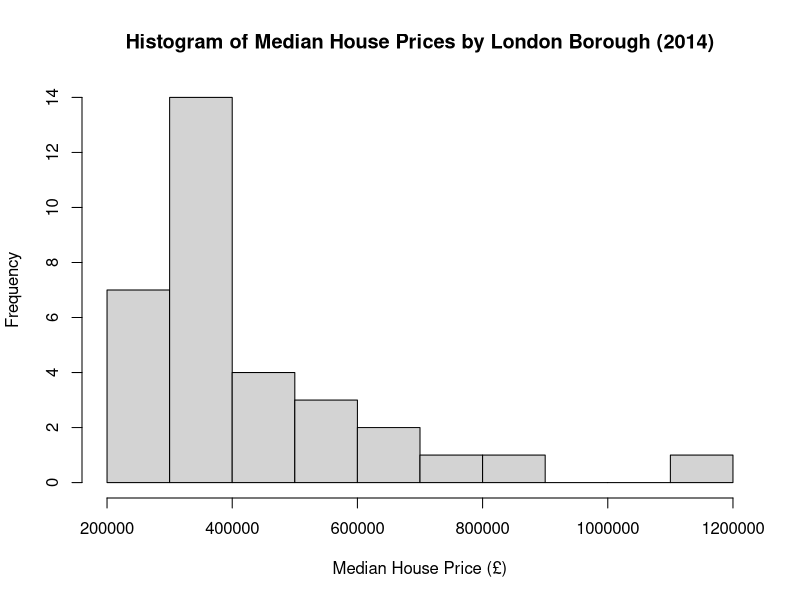
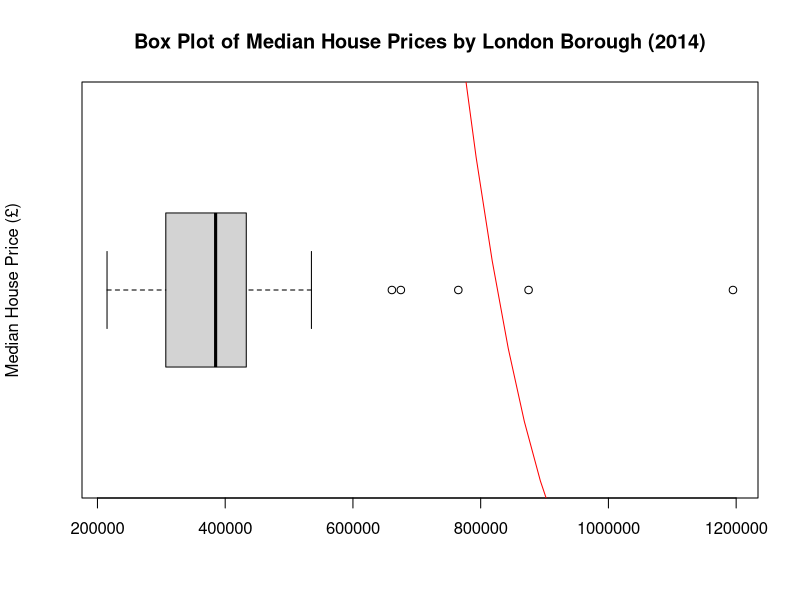
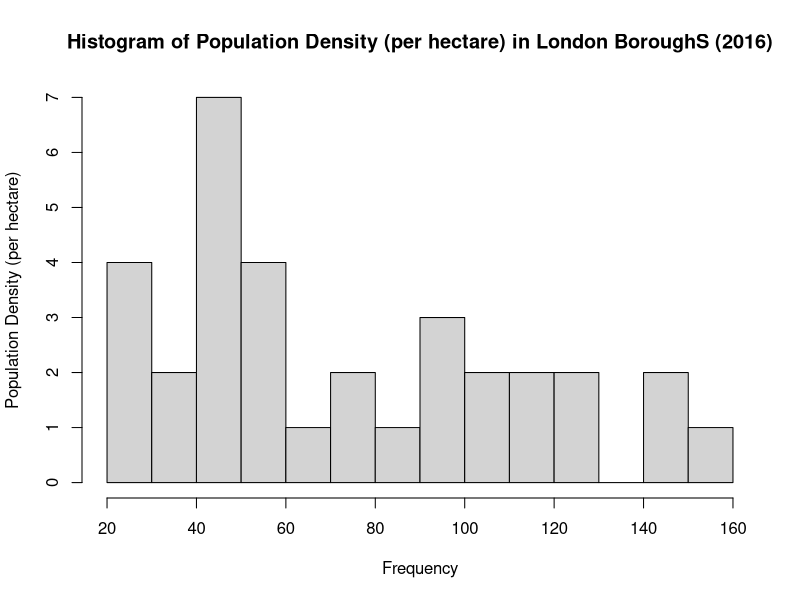
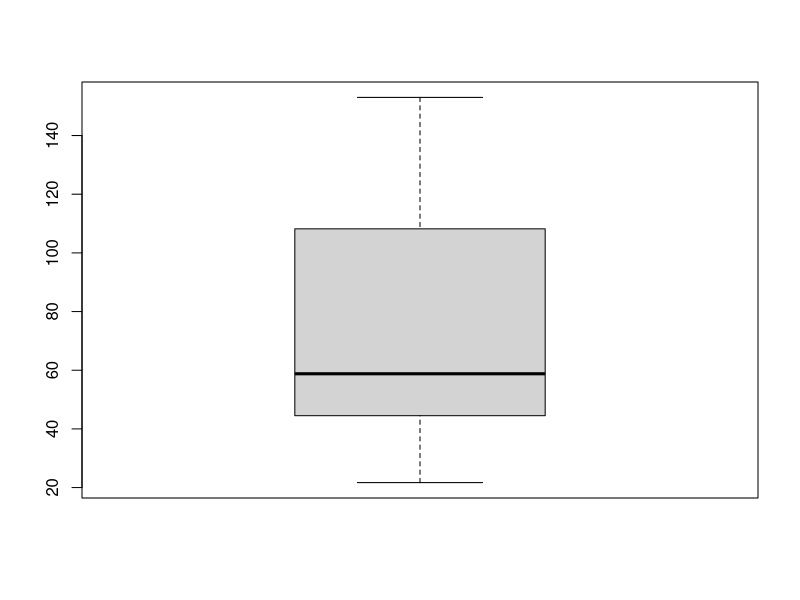
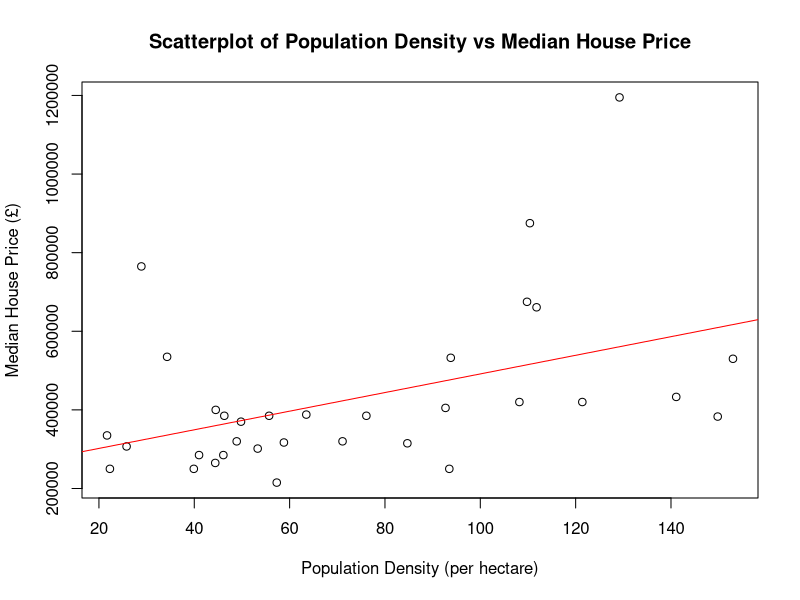

Source code (R) for these figures, in order:
#installing packages
library(readr)
install.packages("tidyverse")

#importing dataset into r
dataset <- read.csv("london-borough-profiles-2016 Data set.csv")

colnames(dataset)

#Filtering to create a new df with only the three columns we are interested in.
filtered_london_Borough <- dataset[c("Area.name", "Median.House.Price..2014", "Population.density..per.hectare..2016" )]

#Cleaning or data by creating a new df with no missing values
filtered_london_Borough_clean <- subset(filtered_london_Borough, !Area.name %in% c("","Inner London", "Outer London", "London", "England", "United Kingdom", "National comparator"))

#Further clean of data by removing commas from price e.g. 750,000 -> 750000
filtered_london_Borough_clean$Median.House.Price..2014 <- 
  gsub(",", "", filtered_london_Borough_clean$Median.House.Price..2014)

#Change character data type to numeric data type
filtered_london_Borough_clean$Median.House.Price..2014 <- as.numeric(filtered_london_Borough_clean$Median.House.Price..2014)
filtered_london_Borough_clean$Population.density..per.hectare..2016 <- as.numeric(filtered_london_Borough_clean$Population.density..per.hectare..2016)

head(dataset,2)
head(filtered_london_Borough_clean,2)

###########Visualization##########

#Histogram and Box plot for dependent variable median house price
h <-hist(filtered_london_Borough_clean$Median.House.Price..2014, breaks = 10, xlab = "Median House Price (£)", ylab = "Frequency", main =
           "Histogram of Median House Prices by London Borough (2014)")
boxplot(filtered_london_Borough_clean$Median.House.Price..2014, ylab="Median House Price (£)", main="Box Plot of Median House Prices by London Borough (2014)", horizontal = TRUE)

x <- seq(min(filtered_london_Borough_clean$Median.House.Price..2014), max(filtered_london_Borough_clean$Median.House.Price..2014), length= 40)
y <- dnorm(x, mean=mean(filtered_london_Borough_clean$Median.House.Price..2014), sd=sd(filtered_london_Borough_clean$Median.House.Price..2014))
y <- y * diff(h$mid[1:2]) * length(filtered_london_Borough_clean$Median.House.Price..2014)
lines(x,y,col="red")



#Histogram and Box plot for independent variable population density
h <-hist(filtered_london_Borough_clean$Population.density..per.hectare..2016, breaks = 10, xlab = "Frequency", ylab = "Population Density (per hectare)", main =
           "Histogram of Population Density (per hectare) in London BoroughS (2016)")
boxplot(filtered_london_Borough_clean$Population.density..per.hectare..2016)


#As our data is not normal we are going to use spearmans correlation
cor.test(filtered_london_Borough_clean$Population.density..per.hectare..2016, 
         filtered_london_Borough_clean$Median.House.Price..2014, method="spearman")

#Plotting a scatter graph
plot(filtered_london_Borough_clean$Population.density..per.hectare..2016, filtered_london_Borough_clean$Median.House.Price..2014, xlab="Population Density (per hectare)", ylab="Median House Price (£)", main="Scatterplot of Population Density vs Median House Price")

#Line on the scatter plot
abline(lm(filtered_london_Borough_clean$Median.House.Price..2014 ~ filtered_london_Borough_clean$Population.density..per.hectare..2016), col ="red")

         
